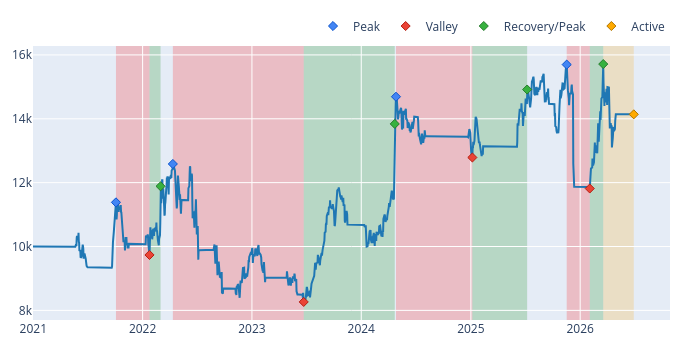

Notebook source saved alongside this figure:
### Markdown cell above
Aplica esta avaliação completa (Sharpe, drawdown, comparação) à tua estratégia de momentum da Semana 16.

Cria uma tabela final comparando as 3 abordagens (médias móveis, momentum, buy & hold) num único ativo.

Escreve 2-3 frases de conclusão: qual estratégia teve melhor relação risco-retorno, e isso mudou a tua perceção em relação a olhar só para o retorno total?

Sobe este notebook final para o GitHub, fechando oficialmente o teu segundo projeto de portfolio ("Backtester de médias móveis").

### Code cell
import vectorbt as vbt

dados = vbt.YFData.download("GALP.LS", start="2021-01-01", end="2026-06-30").get("Close")

mm_curta = vbt.MA.run(dados, window=20)
mm_longa = vbt.MA.run(dados, window=50)
entradas = mm_curta.ma_crossed_above(mm_longa)
saidas = mm_curta.ma_crossed_below(mm_longa)

portfolio = vbt.Portfolio.from_signals(
    dados, entradas, saidas,
    init_cash=10000, fees=0.001, freq="1d"
)
print("Sharpe Ratio:", portfolio.sharpe_ratio())
print("Max Drawdown:", portfolio.max_drawdown())
print(portfolio.stats())
portfolio.drawdowns.plot().show()
buy_hold = vbt.Portfolio.from_holding(dados, init_cash=10000, freq="1d")

comparacao = {
    "Estrategia": ["Medias Moveis", "Buy & Hold"],
    "Retorno Total": [portfolio.total_return(), buy_hold.total_return()],
    "Sharpe Ratio": [portfolio.sharpe_ratio(), buy_hold.sharpe_ratio()],
    "Max Drawdown": [portfolio.max_drawdown(), buy_hold.max_drawdown()]
}

import pandas as pd
print(pd.DataFrame(comparacao))

### Figure 1 — Plotly figure (JSON) as saved in the notebook; plotly's stock layout.template omitted (floating-point values rounded to 4 significant figures; data arrays with more than 128 entries replaced by an {"elided": "..."} marker saying what was removed)
{"data": [{"line": {"color": "#1f77b4"}, "showlegend": false, "type": "scatter", "uid": "3389a908-e3e0-45ce-a923-db43d84969a5", "x": {"elided": "1406 str values"}, "y": {"elided": "1406 float values"}}, {"customdata": [[5], [11], [13], [19]], "hovertemplate": "Drawdown Id: %{customdata[0]}<br>Peak Timestamp: %{x}<br>Peak Value: %{y}", "marker": {"color": "#4285F4", "line": {"color": "rgb(11,84,205)", "width": 1}, "size": 7, "symbol": "diamond"}, "mode": "markers", "name": "Peak", "type": "scatter", "uid": "9fa6c6d8-e9f6-4138-830e-cfe07b8431bf", "x": ["2021-10-03T23:00:00+00:00", "2022-04-11T23:00:00+00:00", "2024-04-25T23:00:00+00:00", "2025-11-17T00:00:00+00:00"], "y": [11380.0, 12590.0, 14690.0, 15700.0]}, {"customdata": [["5", "-0.14472088813480635", "80 days 00:00:00"], ["11", "-0.34326163144085675", "307 days 00:00:00"], ["13", "-0.12951442333781227", "177 days 00:00:00"], ["19", "-0.24719398050902067", "52 days 00:00:00"]], "hovertemplate": "Drawdown Id: %{customdata[0]}<br>Valley Timestamp: %{x}<br>Valley Value: %{y}<br>Drawdown: %{customdata[1]:.2%}<br>Duration: %{customdata[2]}", "marker": {"color": "#EA4335", "line": {"color": "rgb(181,31,18)", "width": 1}, "size": 7, "symbol": "diamond"}, "mode": "markers", "name": "Valley", "type": "scatter", "uid": "879f78b5-0435-4763-89ad-bd9d6e902483", "x": ["2022-01-24T00:00:00+00:00", "2023-06-22T23:00:00+00:00", "2025-01-06T00:00:00+00:00", "2026-02-02T00:00:00+00:00"], "y": [9736.0, 8265.0, 12790.0, 11820.0]}, {"customdata": [["5", "0.22085495775318495", "27 days 00:00:00"], ["11", "0.6744610860651641", "211 days 00:00:00"], ["13", "0.16641041973423465", "128 days 00:00:00"], ["19", "0.3297328801224893", "33 days 00:00:00"]], "hovertemplate": "Drawdown Id: %{customdata[0]}<br>End Timestamp: %{x}<br>End Value: %{y}<br>Return: %{customdata[1]:.2%}<br>Duration: %{customdata[2]}", "marker": {"color": "#37B13F", "line": {"color": "rgb(38,123,44)", "width": 1}, "size": 7, "symbol": "diamond"}, "mode": "markers", "name": "Recovery/Peak", "type": "scatter", "uid": "339d57fb-3af8-460e-94cb-a5d72c0b129c", "x": ["2022-03-02T00:00:00+00:00", "2024-04-21T23:00:00+00:00", "2025-07-07T23:00:00+00:00", "2026-03-19T00:00:00+00:00"], "y": [11890.0, 13840.0, 14920.0, 15710.0]}, {"customdata": [["20", "-0.16629056588023108", "69 days 00:00:00"]], "hovertemplate": "Drawdown Id: %{customdata[0]}<br>End Timestamp: %{x}<br>End Value: %{y}<br>Return: %{customdata[1]:.2%}<br>Duration: %{customdata[2]}", "marker": {"color": "#FFAA00", "line": {"color": "rgb(178,118,0)", "width": 1}, "size": 7, "symbol": "diamond"}, "mode": "markers", "name": "Active", "type": "scatter", "uid": "ff70e3f6-7887-41d4-a090-c9bd687cc8d9", "x": ["2026-06-28T23:00:00+00:00"], "y": [14140.0]}], "layout": {"height": 350, "legend": {"orientation": "h", "traceorder": "normal", "x": 1, "xanchor": "right", "y": 1.02, "yanchor": "bottom"}, "margin": {"b": 30, "l": 30, "r": 30, "t": 30}, "shapes": [{"fillcolor": "red", "layer": "below", "line": {"width": 0}, "opacity": 0.2, "type": "rect", "x0": "2021-10-03T23:00:00+00:00", "x1": "2022-01-24T00:00:00+00:00", "xref": "x", "y0": 0, "y1": 1, "yref": "paper"}, {"fillcolor": "red", "layer": "below", "line": {"width": 0}, "opacity": 0.2, "type": "rect", "x0": "2022-04-11T23:00:00+00:00", "x1": "2023-06-22T23:00:00+00:00", "xref": "x", "y0": 0, "y1": 1, "yref": "paper"}, {"fillcolor": "red", "layer": "below", "line": {"width": 0}, "opacity": 0.2, "type": "rect", "x0": "2024-04-25T23:00:00+00:00", "x1": "2025-01-06T00:00:00+00:00", "xref": "x", "y0": 0, "y1": 1, "yref": "paper"}, {"fillcolor": "red", "layer": "below", "line": {"width": 0}, "opacity": 0.2, "type": "rect", "x0": "2025-11-17T00:00:00+00:00", "x1": "2026-02-02T00:00:00+00:00", "xref": "x", "y0": 0, "y1": 1, "yref": "paper"}, {"fillcolor": "green", "layer": "below", "line": {"width": 0}, "opacity": 0.2, "type": "rect", "x0": "2022-01-24T00:00:00+00:00", "x1": "2022-03-02T00:00:00+00:00", "xref": "x", "y0": 0, "y1": 1, "yref": "paper"}, {"fillcolor": "green", "layer": "below", "line": {"width": 0}, "opacity": 0.2, "type": "rect", "x0": "2023-06-22T23:00:00+00:00", "x1": "2024-04-21T23:00:00+00:00", "xref": "x", "y0": 0, "y1": 1, "yref": "paper"}, {"fillcolor": "green", "layer": "below", "line": {"width": 0}, "opacity": 0.2, "type": "rect", "x0": "2025-01-06T00:00:00+00:00", "x1": "2025-07-07T23:00:00+00:00", "xref": "x", "y0": 0, "y1": 1, "yref": "paper"}, {"fillcolor": "green", "layer": "below", "line": {"width": 0}, "opacity": 0.2, "type": "rect", "x0": "2026-02-02T00:00:00+00:00", "x1": "2026-03-19T00:00:00+00:00", "xref": "x", "y0": 0, "y1": 1, "yref": "paper"}, {"fillcolor": "orange", "layer": "below", "line": {"width": 0}, "opacity": 0.2, "type": "rect", "x0": "2026-03-19T00:00:00+00:00", "x1": "2026-06-28T23:00:00+00:00", "xref": "x", "y0": 0, "y1": 1, "yref": "paper"}], "width": 700}}
